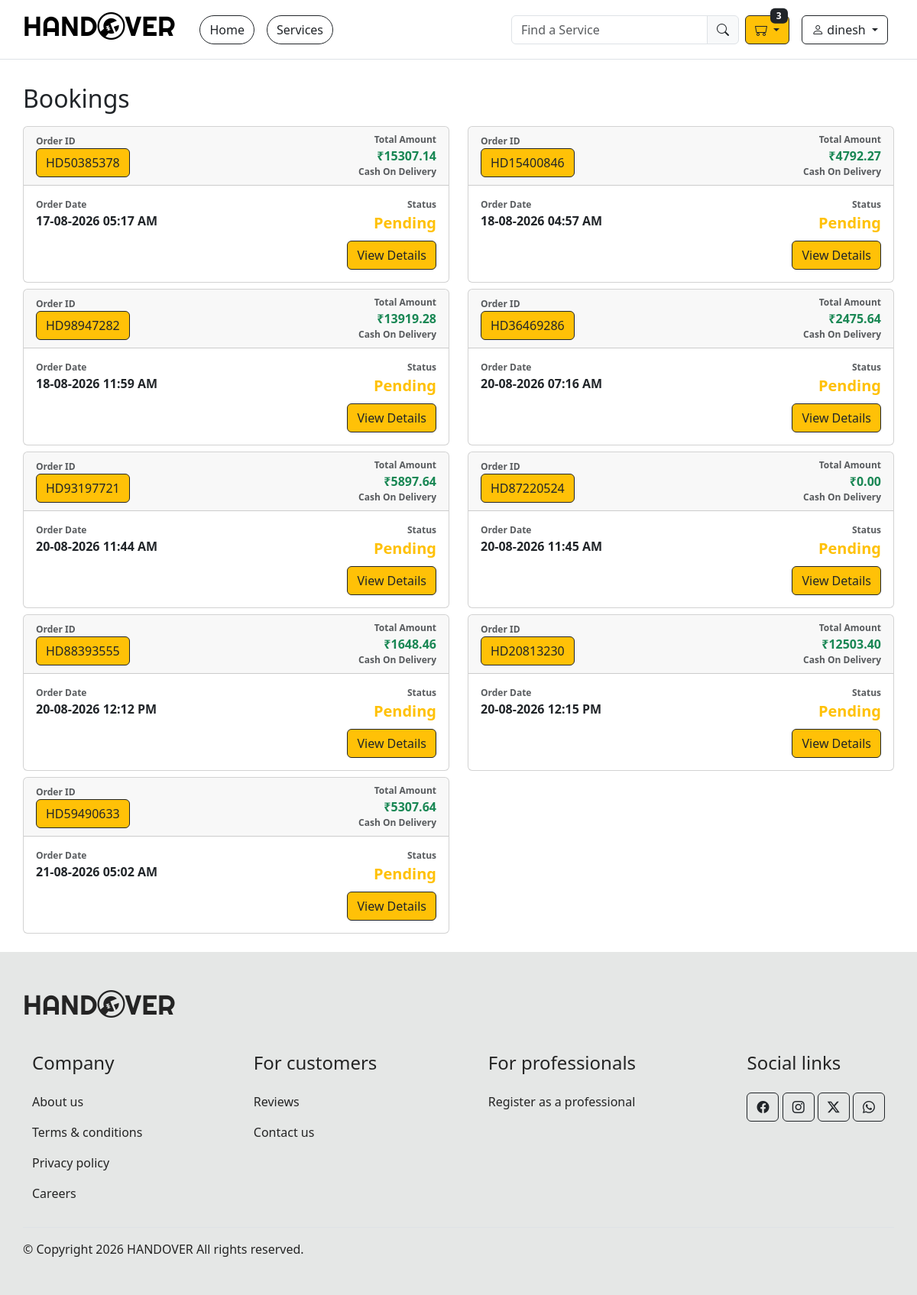
/user-bookings/ (signed in), run on the app's committed database.
### HANDOVER/models.py (models this page shows, shortened)
class Order(models.Model):
    user = models.ForeignKey(
            User,
            on_delete = models.CASCADE
        )
    fullname = models.CharField(max_length = 150)
    email = models.EmailField(max_length = 150)
    phone = models.CharField(max_length=10)
    street1 = models.CharField(max_length=150)
    street2 = models.CharField(max_length=150, blank=True)
    city = models.CharField(max_length=150)
    state = models.CharField(max_length=150)
    country = models.CharField(max_length=150, default='India')
    zipcode = models.CharField(max_length=10)
    actual_price = models.DecimalField(decimal_places=2, max_digits=10, null=False, default=0.00)
    subtotal = models.DecimalField(decimal_places=2, max_digits=10, null=False, default=0.00)
    gst = models.DecimalField(decimal_places=2, max_digits=10, null=False, default=0.00)
    total_price = models.DecimalField(decimal_places=2, max_digits=10, null=False)
    payment_modes = (
        ('Cash On Delivery', 'Cash On Delivery'),
        ('UPI', 'UPI'),
        ('Internet Banking', 'Internet Banking'),
        ('Debit Card', 'Debit Card'),
        ('Credit Card', 'Credit Card'),
    )
    payment_mode = models.CharField(max_length=150, choices=payment_modes, default = 'Cash On Delivery')
    payment_id = models.CharField(max_length=250, null =True)
    order_statuses = (
        ('Pending','Pending'),
        ('Confirmed','Confirmed'),
        ('Cancelled','Cancelled'),
        ('On Service','On Service'),
        ('Completed','Completed'),
    )
    status = models.CharField(max_length=150,choices=order_statuses, default='Pending')
    message = models.TextField(null=True)
    tracking_no = models.CharField(max_length=10, unique=True)
    created_at = models.DateTimeField(auto_now_add=True)
    updated_at = models.DateTimeField(auto_now=True)

### HANDOVER/views.py (the view)
# urls.py: path('user-bookings/', views.user_bookings, name='user_bookings'),
@login_required(login_url='user_login')
def user_bookings(request):
    orders = Order.objects.filter(user = request.user)
    context ={
        'orders': orders
    }
    return render(request, 'user-bookings.html', context)

### HANDOVER/context_processors.py (called while the page is built)
def cart_data(request):
    if request.user.is_authenticated:
        cart_items = Cart.objects.filter(user=request.user)
    else:
        cart_items = Cart.objects.none()
    return {
        "cart_count": cart_items.count(),
        "mini_cart": cart_items,
    }

### HANDOVER/models.py (called while the page is built)
    @property
    def is_under_hour(self):
        return int(self.duration.total_seconds()) <= 3600

    @property
    def duration_text(self):
        total_minutes = int(self.duration.total_seconds() // 60)
        hours = total_minutes // 60
        days = hours // 24
        minutes = total_minutes % 60
        if days:
            if days > 1:
                return f'{days} days'
            else:
                return f'{days} day'
        elif hours:
            if hours > 1:
                return f'{hours} hrs'
            else:
                return f'{hours} hr'
        elif minutes:
            if minutes > 1:
                return f'{minutes} mins'
            else:
                return f'{minutes} min'

### template/user-bookings.html
{% extends 'base/base.html' %}
{% load static %}
{% block main %}
<h2 class="my-3">Bookings</h2>
<div class="row">
    {% if orders %}
    {% for order in orders %}
    <div class="col-12 col-lg-6">
    <div class="card mb-2">
        <div class="card-header d-flex justify-content-between">
            <div class="d-flex flex-column justify-content-center">
                <span class="text-muted fw-bold" style="font-size: 12px;">Order ID</span>
                <a href="#" class="btn btn-warning btn-outline-dark">{{order.tracking_no}}</a>
            </div>
            <div class="d-flex flex-column align-items-end justify-content-center">
                <span class="text-muted fw-bold" style="font-size: 12px;">Total Amount</span>
                <span class="fw-bold fs-6 text-success">₹{{order.total_price}}</span>
                <span class="text-muted fw-bold" style="font-size: 12px;">{{order.payment_mode}}</span>
            </div>
        </div>
        <div class="card-body">
            <div class="card-text d-flex justify-content-between">
                <div class="d-flex flex-column">
                    <span class="text-muted fw-bold" style="font-size: 12px;">Order Date</span>
                    <span class="fw-bold">{{order.created_at|date:'d-m-Y h:i A'}}</span>
                </div>
                <div class="d-flex flex-column align-items-end">
                    <span class="text-muted fw-bold" style="font-size: 12px;">Status</span>
                    <span class="fw-bold fs-5 mb-2
                    {% if order.status == 'Pending' %}
                    text-warning
                    {% elif order.status == 'Confirmed' %}
                    text-success
                    {% elif order.status == 'Cancelled' %}
                    text-danger
                    {% elif order.status == 'On Service' %}
                    text-warning
                    {% elif order.status == 'Completed' %}
                    text-success
                    {% endif %}
                    ">{{order.status}}</span>
                    <a href="{% url 'booking_details' tracking_no=order.tracking_no  %}" class="btn btn-warning btn-outline-dark">View Details</a>
                </div>
            </div>
        </div>
    </div>
    </div>
    {% endfor %}
    {% else %}
    <h5>No Orders placed</h5>
    {% endif %}
</div>
{% endblock %}

### template/base/base.html (shortened to what this page needs)
{% load static %}
<!DOCTYPE html>
<html lang="en">
<head>
    <link rel="stylesheet" href="{% static 'css/style.css' %}">
    <link rel="stylesheet" href="https://cdn.jsdelivr.net/npm/bootstrap-icons@1.13.1/font/bootstrap-icons.min.css">
    <link href="https://cdn.jsdelivr.net/npm/bootstrap@5.3.8/dist/css/bootstrap.min.css" rel="stylesheet">
    <link rel="stylesheet" href="//cdn.jsdelivr.net/npm/alertifyjs@1.14.0/build/css/alertify.min.css"/>
    <link rel="stylesheet" href="//cdn.jsdelivr.net/npm/alertifyjs@1.14.0/build/css/themes/default.min.css"/>
</head>
<body>
    <header class="border-bottom">
        <nav class="navbar navbar-expand gap-2 container align-items-center justify-content-between">
            <h1><a href="{% url 'home' %}" class="navbar-brand d-none d-md-block">HAND<i class="bi bi-wrench-adjustable-circle"></i>VER</a></h1>
            <ul class="navbar-nav ">
                <li class="nav-item"><a href="{% url 'home' %}" class="nav-link"><button class="btn rounded-pill btn-outline-dark">Home</button></a></li>
                <li class="nav-item"><a href="{% url 'services' %}" class="nav-link"><button class="btn rounded-pill btn-outline-dark">Services</button></a></li>
            </ul>
            <ul class="navbar-nav ms-auto align-items-center">
                <div class="input-group">
                    <input type="text" name="search" id="search" class="form-control " placeholder="Find a Service">
                    <span class="input-group-text"><i class="bi bi-search"></i></span>
                </div>
                <li class="nav-item dropdown text-nowrap justify-content-center">
                    <a href="#" class="nav-link " data-bs-toggle="dropdown">
                        <button class="btn rounded btn-warning btn-outline-dark dropdown-toggle position-relative " >
                            <i class="bi bi-minecart"></i>
                            {% if cart_count > 0 %}
                                <span class="badge bg-dark position-absolute top-0 translate-middle-y" id="cart-count">
                                    {{cart_count}}
                                </span>
                            {% else %}
                                <span class="badge d-none bg-dark position-absolute top-0 translate-middle-y" id="cart-count">
                                    {{cart_count}}
                                </span>
                            {% endif %}
                        </button>
                    </a>
                </li>
                <li class="nav-item dropdown text-nowrap justify-content-center">
                    <a href="#" class="nav-link " data-bs-toggle="dropdown">
                        <button class="btn rounded btn-outline-dark dropdown-toggle " >
                            {% if request.user.is_authenticated %}
                            <i class="bi bi-person"></i>
                            <span>{{request.user}}</span>
                            {% else %}
                            <i class="bi bi-person"></i>
                            {% endif %}
                        </button>
                    </a>
                </li>
            </ul>
        </nav>
    </header>
    <main class="container p-0 py-3">
        {% block main %}
        {% endblock %}
    </main>
    <footer class="footer pt-5 py-3">
        <div class="container p-0 ">
            <p class="h1 navbar-brand pb-3">HAND<i class="bi bi-wrench-adjustable-circle"></i>VER</p>
            <div class="d-flex flex-column flex-lg-row justify-content-between border-bottom py-3 container">
                <div>
                    <h4 class="pb-3">Company</h4>
                    <p><a href="#" class="nav-link">About us</a></p>
                    <p><a href="#" class="nav-link">Terms & conditions</a></p>
                    <p><a href="#" class="nav-link">Privacy policy</a></p>
                    <p><a href="#" class="nav-link">Careers</a></p>
                </div>
                <div>
                    <h4 class="pb-3">For customers</h4>
                    <p><a href="#" class="nav-link">Reviews</a></p>
                    <p><a href="#" class="nav-link">Contact us</a></p>
                </div>
                <div>
                    <h4 class="pb-3">For professionals</h4>
                    <p><a href="#" class="nav-link">Register as a professional</a></p>
                </div>
                <div>
                    <h4 class="pb-3">Social links</h4>
                    <button class="btn btn-outline-dark rounded"><i class="bi bi-facebook"></i></button>
                    <button class="btn btn-outline-dark rounded"><i class="bi bi-instagram"></i></button>
                    <button class="btn btn-outline-dark rounded"><i class="bi bi-twitter-x"></i></button>
                    <button class="btn btn-outline-dark rounded"><i class="bi bi-whatsapp"></i></button>
                </div>
            </div>
            <p class="py-3">
                &copy; Copyright 2026 HANDOVER All rights reserved.
            </p>
        </div>
    </footer>
</body>
</html>

### static/css/style.css (style rules this page uses)
.navbar-brand { font-family: Righteous !important; font-size: 36px !important; }
.footer { background-color: #e5e7e6; color: #242424; }

### data on the page
Order: tracking_no "HD50385378", total_price "15307.14", payment_mode "Cash On Delivery", created_at "17-08-2026 05:17 AM", status "Pending"
Order: tracking_no "HD15400846", total_price "4792.27", payment_mode "Cash On Delivery", created_at "18-08-2026 04:57 AM", status "Pending"
Order: tracking_no "HD98947282", total_price "13919.28", payment_mode "Cash On Delivery", created_at "18-08-2026 11:59 AM", status "Pending"
Order: tracking_no "HD36469286", total_price "2475.64", payment_mode "Cash On Delivery", created_at "20-08-2026 07:16 AM", status "Pending"
Order: tracking_no "HD93197721", total_price "5897.64", payment_mode "Cash On Delivery", created_at "20-08-2026 11:44 AM", status "Pending"
Order: tracking_no "HD87220524", total_price "0.00", payment_mode "Cash On Delivery", created_at "20-08-2026 11:45 AM", status "Pending"
Order: tracking_no "HD88393555", total_price "1648.46", payment_mode "Cash On Delivery", created_at "20-08-2026 12:12 PM", status "Pending"
Order: tracking_no "HD20813230", total_price "12503.40", payment_mode "Cash On Delivery", created_at "20-08-2026 12:15 PM", status "Pending"
Order: tracking_no "HD59490633", total_price "5307.64", payment_mode "Cash On Delivery", created_at "21-08-2026 05:02 AM", status "Pending"

### other printed values
{{ cart_count }} "3"
{{ request.user }} "dinesh"
